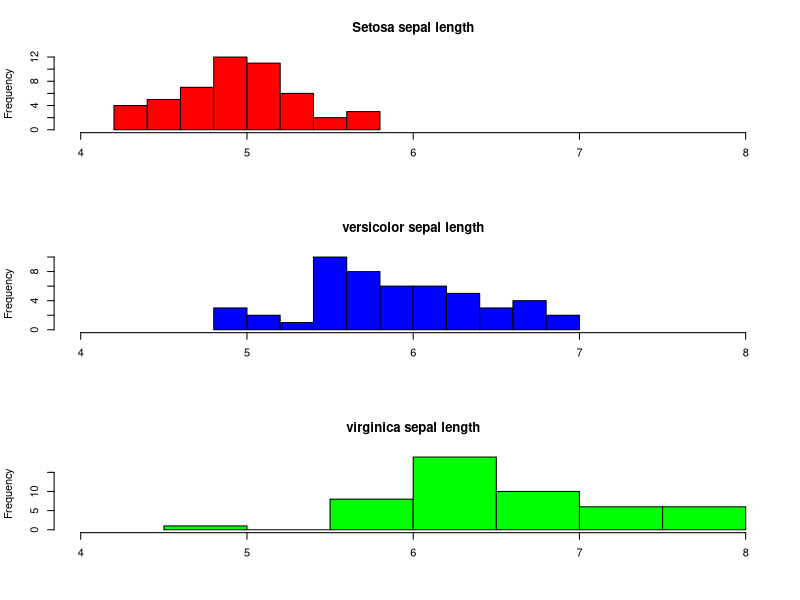

Write the R code that produced this figure.
par(mfrow=c(3,1))
hist(iris$Sepal.Length [iris$Species=="setosa"],
    xlim=c(4,8),
    breaks=9,
    xlab="",
    main= "Setosa sepal length",
    col="red")
summary(iris)


hist(iris$Sepal.Length [iris$Species=="versicolor"],
     xlim=c(4,8),
     breaks=9,
     xlab="",
     main= "versicolor sepal length",
     col="blue")

hist(iris$Sepal.Length [iris$Species=="virginica"],
     xlim=c(4,8),
     breaks=9,
     xlab="",
     main= "virginica sepal length",
     col="green")
par(mfrow=c(1,1))
